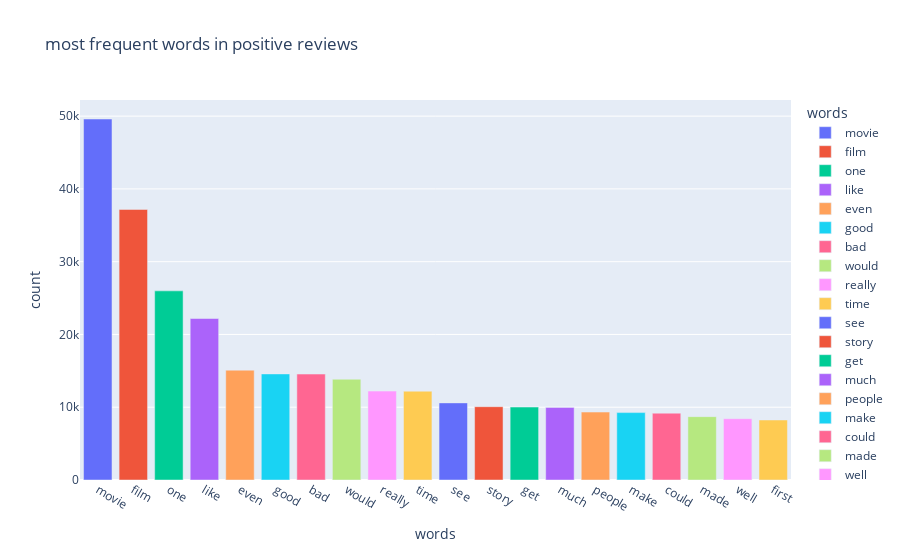

Notebook code for this chart:
### Code cell
px.bar(df_negative_reviews,x='words',y='count',title='most frequent words in positive reviews',color='words')

### Figure 1 — Plotly figure (JSON) as saved in the notebook; plotly's stock layout.template omitted (floating-point values rounded to 4 significant figures)
{"data": [{"hovertemplate": "words=%{x}<br>count=%{y}<extra></extra>", "legendgroup": "movie", "marker": {"color": "#636efa", "pattern": {"shape": ""}}, "name": "movie", "orientation": "v", "showlegend": true, "textposition": "auto", "type": "bar", "x": ["movie"], "xaxis": "x", "y": [49605], "yaxis": "y"}, {"hovertemplate": "words=%{x}<br>count=%{y}<extra></extra>", "legendgroup": "film", "marker": {"color": "#EF553B", "pattern": {"shape": ""}}, "name": "film", "orientation": "v", "showlegend": true, "textposition": "auto", "type": "bar", "x": ["film"], "xaxis": "x", "y": [37178], "yaxis": "y"}, {"hovertemplate": "words=%{x}<br>count=%{y}<extra></extra>", "legendgroup": "one", "marker": {"color": "#00cc96", "pattern": {"shape": ""}}, "name": "one", "orientation": "v", "showlegend": true, "textposition": "auto", "type": "bar", "x": ["one"], "xaxis": "x", "y": [25990], "yaxis": "y"}, {"hovertemplate": "words=%{x}<br>count=%{y}<extra></extra>", "legendgroup": "like", "marker": {"color": "#ab63fa", "pattern": {"shape": ""}}, "name": "like", "orientation": "v", "showlegend": true, "textposition": "auto", "type": "bar", "x": ["like"], "xaxis": "x", "y": [22190], "yaxis": "y"}, {"hovertemplate": "words=%{x}<br>count=%{y}<extra></extra>", "legendgroup": "even", "marker": {"color": "#FFA15A", "pattern": {"shape": ""}}, "name": "even", "orientation": "v", "showlegend": true, "textposition": "auto", "type": "bar", "x": ["even"], "xaxis": "x", "y": [15092], "yaxis": "y"}, {"hovertemplate": "words=%{x}<br>count=%{y}<extra></extra>", "legendgroup": "good", "marker": {"color": "#19d3f3", "pattern": {"shape": ""}}, "name": "good", "orientation": "v", "showlegend": true, "textposition": "auto", "type": "bar", "x": ["good"], "xaxis": "x", "y": [14578], "yaxis": "y"}, {"hovertemplate": "words=%{x}<br>count=%{y}<extra></extra>", "legendgroup": "bad", "marker": {"color": "#FF6692", "pattern": {"shape": ""}}, "name": "bad", "orientation": "v", "showlegend": true, "textposition": "auto", "type": "bar", "x": ["bad"], "xaxis": "x", "y": [14559], "yaxis": "y"}, {"hovertemplate": "words=%{x}<br>count=%{y}<extra></extra>", "legendgroup": "would", "marker": {"color": "#B6E880", "pattern": {"shape": ""}}, "name": "would", "orientation": "v", "showlegend": true, "textposition": "auto", "type": "bar", "x": ["would"], "xaxis": "x", "y": [13853], "yaxis": "y"}, {"hovertemplate": "words=%{x}<br>count=%{y}<extra></extra>", "legendgroup": "really", "marker": {"color": "#FF97FF", "pattern": {"shape": ""}}, "name": "really", "orientation": "v", "showlegend": true, "textposition": "auto", "type": "bar", "x": ["really"], "xaxis": "x", "y": [12217], "yaxis": "y"}, {"hovertemplate": "words=%{x}<br>count=%{y}<extra></extra>", "legendgroup": "time", "marker": {"color": "#FECB52", "pattern": {"shape": ""}}, "name": "time", "orientation": "v", "showlegend": true, "textposition": "auto", "type": "bar", "x": ["time"], "xaxis": "x", "y": [12204], "yaxis": "y"}, {"hovertemplate": "words=%{x}<br>count=%{y}<extra></extra>", "legendgroup": "see", "marker": {"color": "#636efa", "pattern": {"shape": ""}}, "name": "see", "orientation": "v", "showlegend": true, "textposition": "auto", "type": "bar", "x": ["see"], "xaxis": "x", "y": [10596], "yaxis": "y"}, {"hovertemplate": "words=%{x}<br>count=%{y}<extra></extra>", "legendgroup": "story", "marker": {"color": "#EF553B", "pattern": {"shape": ""}}, "name": "story", "orientation": "v", "showlegend": true, "textposition": "auto", "type": "bar", "x": ["story"], "xaxis": "x", "y": [10072], "yaxis": "y"}, {"hovertemplate": "words=%{x}<br>count=%{y}<extra></extra>", "legendgroup": "get", "marker": {"color": "#00cc96", "pattern": {"shape": ""}}, "name": "get", "orientation": "v", "showlegend": true, "textposition": "auto", "type": "bar", "x": ["get"], "xaxis": "x", "y": [10021], "yaxis": "y"}, {"hovertemplate": "words=%{x}<br>count=%{y}<extra></extra>", "legendgroup": "much", "marker": {"color": "#ab63fa", "pattern": {"shape": ""}}, "name": "much", "orientation": "v", "showlegend": true, "textposition": "auto", "type": "bar", "x": ["much"], "xaxis": "x", "y": [9974], "yaxis": "y"}, {"hovertemplate": "words=%{x}<br>count=%{y}<extra></extra>", "legendgroup": "people", "marker": {"color": "#FFA15A", "pattern": {"shape": ""}}, "name": "people", "orientation": "v", "showlegend": true, "textposition": "auto", "type": "bar", "x": ["people"], "xaxis": "x", "y": [9336], "yaxis": "y"}, {"hovertemplate": "words=%{x}<br>count=%{y}<extra></extra>", "legendgroup": "make", "marker": {"color": "#19d3f3", "pattern": {"shape": ""}}, "name": "make", "orientation": "v", "showlegend": true, "textposition": "auto", "type": "bar", "x": ["make"], "xaxis": "x", "y": [9262], "yaxis": "y"}, {"hovertemplate": "words=%{x}<br>count=%{y}<extra></extra>", "legendgroup": "could", "marker": {"color": "#FF6692", "pattern": {"shape": ""}}, "name": "could", "orientation": "v", "showlegend": true, "textposition": "auto", "type": "bar", "x": ["could"], "xaxis": "x", "y": [9184], "yaxis": "y"}, {"hovertemplate": "words=%{x}<br>count=%{y}<extra></extra>", "legendgroup": "made", "marker": {"color": "#B6E880", "pattern": {"shape": ""}}, "name": "made", "orientation": "v", "showlegend": true, "textposition": "auto", "type": "bar", "x": ["made"], "xaxis": "x", "y": [8706], "yaxis": "y"}, {"hovertemplate": "words=%{x}<br>count=%{y}<extra></extra>", "legendgroup": "well", "marker": {"color": "#FF97FF", "pattern": {"shape": ""}}, "name": "well", "orientation": "v", "showlegend": true, "textposition": "auto", "type": "bar", "x": ["well"], "xaxis": "x", "y": [8424], "yaxis": "y"}, {"hovertemplate": "words=%{x}<br>count=%{y}<extra></extra>", "legendgroup": "first", "marker": {"color": "#FECB52", "pattern": {"shape": ""}}, "name": "first", "orientation": "v", "showlegend": true, "textposition": "auto", "type": "bar", "x": ["first"], "xaxis": "x", "y": [8246], "yaxis": "y"}], "layout": {"barmode": "relative", "legend": {"title": {"text": "words"}, "tracegroupgap": 0}, "title": {"text": "most frequent words in positive reviews"}, "xaxis": {"anchor": "y", "categoryarray": ["movie", "film", "one", "like", "even", "good", "bad", "would", "really", "time", "see", "story", "get", "much", "people", "make", "could", "made", "well", "first"], "categoryorder": "array", "domain": [0, 1], "title": {"text": "words"}}, "yaxis": {"anchor": "x", "domain": [0, 1], "title": {"text": "count"}}}}
